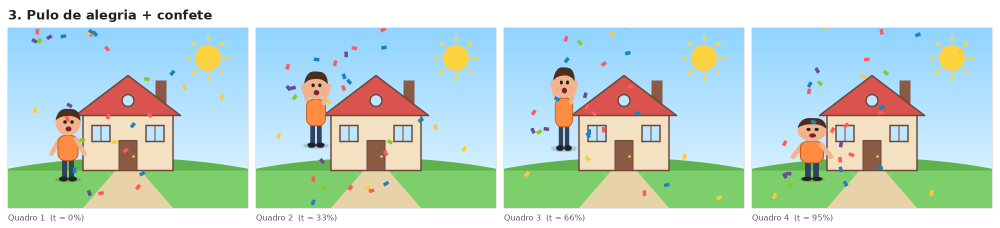
#> input picture animacoes/03_pular_alegria.png, 2000 x 456 px, given in place of estilo_1_pixel_art_00.png, which was not available (shown at 1/2 size)
$ python estilos.py out.png
#> lines starting #> are read from the running program, lines starting #| are printed output that depends on the picture; pictures that were not available may be replaced by others from this repository, and a replacement may not be noted
"""Gera 6 ESTILOS diferentes de animação (personagem + casa ao fundo): storyboards PNG + GIFs."""
import math, random, subprocess, sys
from pathlib import Path
from PIL import Image, ImageDraw, ImageFont

W, H = 480, 360
OUT = Path(sys.argv[1] if len(sys.argv) > 1 else ".")

def lerp(a, b, t): return a + (b - a) * t
def clamp(t): return max(0.0, min(1.0, t))
def ease(t): t = clamp(t); return t * t * (3 - 2 * t)
def back(t):  # ease-out com overshoot (efeito "pop")
    t = clamp(t); c = 1.9; return 1 + (c + 1) * (t - 1) ** 3 + c * (t - 1) ** 2

class Pen:
    """Desenha formas SVG num estilo. prog = traço progressivo (quadro branco); flick = acender neon."""
    def __init__(s, st, prog=None, flick=None, step=.045, dur=.08):
        s.st, s.prog, s.flick, s.step, s.dur, s.i = st, prog, flick, step, dur, 0
    def _el(s, tag, attrs, fill, stroke, sw):
        i = s.i; s.i += 1
        a = " ".join(f'{k.replace("_", "-")}="{v}"' for k, v in attrs.items())
        ex = ""
        if s.prog is not None:
            f = clamp((s.prog - i * s.step) / s.dur)
            if stroke != "none":
                ex += f' pathLength="1" stroke-dasharray="1 1" stroke-dashoffset="{1 - f:.3f}"'
                if fill != "none": ex += f' fill-opacity="{s.st.get("fillop", 1):.2f}"'
            else:
                ex += f' opacity="{f:.2f}"'
        if s.flick is not None:
            d = s.flick - i * .03
            op = 0 if d < 0 else 1 if d > .07 else (1 if int(d * 300) % 2 else .12)
            ex += f' opacity="{op}"'
        return (f'<{tag} {a} fill="{fill}" stroke="{stroke}" stroke-width="{sw}" '
                f'stroke-linecap="round" stroke-linejoin="round"{ex}/>')
    def rect(s, x, y, w, h, fill, stroke="none", sw=0, rx=0):
        return s._el("rect", dict(x=x, y=y, width=w, height=h, rx=rx), fill, stroke, sw)
    def circ(s, cx, cy, r, fill, stroke="none", sw=0):
        return s._el("circle", dict(cx=cx, cy=cy, r=r), fill, stroke, sw)
    def ell(s, cx, cy, rx, ry, fill, stroke="none", sw=0):
        return s._el("ellipse", dict(cx=cx, cy=cy, rx=rx, ry=ry), fill, stroke, sw)
    def line(s, x1, y1, x2, y2, stroke, sw):
        return s._el("line", dict(x1=f"{x1:.1f}", y1=f"{y1:.1f}", x2=f"{x2:.1f}", y2=f"{y2:.1f}"), "none", stroke, sw)
    def path(s, d, fill, stroke="none", sw=0):
        return s._el("path", dict(d=d), fill, stroke, sw)

def house(P, sy=1.0, ox=0):
    st = P.st; L = st.get("hline", st["line"]); lw = st["lw"]
    g = [P.rect(295, 105, 22, 50, st["chim"], L, lw),
         P.rect(150, 170, 180, 115, st["wall"], L, lw),
         P.path("M135 175 L240 95 L345 175 Z", st["roof"], L, lw),
         P.rect(222, 225, 36, 60, st["door"], L, lw),
         P.rect(168, 195, 36, 32, st["win"], L, lw), P.line(186, 195, 186, 227, L, max(lw - 1, 1)),
         P.rect(276, 195, 36, 32, st["win"], L, lw), P.line(294, 195, 294, 227, L, max(lw - 1, 1)),
         P.circ(240, 145, 12, st["win"], L, lw)]
    return f'<g transform="translate({ox} 285) scale(1 {sy:.3f}) translate(0 -285)">{"".join(g)}</g>'

HAIR = "M-25 -115 Q-20 -142 2 -138 Q24 -140 25 -114 Q14 -126 -2 -124 Q-16 -124 -25 -115 Z"
def char(P, x, y, armL=15, armR=-15, legs=0.0, mouth="smile", flip=False, sc=1.0, sq=1.0, blink=False):
    st = P.st; L = st.get("cline", st["line"]); lw = st["lw"]; ll = math.sin(legs) * 18; out = []
    def limb(x1, y1, x2, y2, col):
        if st.get("limb_outline"): out.append(P.line(x1, y1, x2, y2, L, st["limb"] + 2 * lw))
        out.append(P.line(x1, y1, x2, y2, col, st["limb"]))
    def arm(a, side):
        hx, hy = side * 16, -78; r = math.radians(a)
        limb(hx, hy, hx + side * 34 * math.sin(r), hy + 34 * math.cos(r), st["skin"])
    limb(-7, -40, -7 + ll, 0, st["pants"]); limb(7, -40, 7 - ll, 0, st["pants"])
    arm(armL, -1)
    out.append(P.rect(-20, -85, 40, 50, st["shirt"], L, lw, rx=14))
    arm(armR, 1)
    out.append(P.circ(0, -110, 25, st.get("headfill", st["skin"]), L, lw))
    out.append(P.path(HAIR, st["hair"], L, lw))
    e = st["eye"]
    if blink:
        out += [P.line(-9, -112, -3, -112, e, 3), P.line(5, -112, 11, -112, e, 3)]
    else:
        out += [P.circ(-6, -112, 3.5, e), P.circ(8, -112, 3.5, e)]
    if mouth == "open": out.append(P.ell(1, -98, 6, 5, st.get("mouth", e)))
    else: out.append(P.path("M-6 -100 Q1 -93 9 -100", "none", e, 3))
    fx = -1 if flip else 1
    return (f'<g transform="translate({x:.1f} {y:.1f}) scale({fx * sc / sq:.3f} {sc * sq:.3f})">'
            + "".join(out) + "</g>")

def svg(body, w=W, h=H, extra=""):
    return f'<svg xmlns="http://www.w3.org/2000/svg" width="{w}" height="{h}" viewBox="0 0 {W} {H}" {extra}>{body}</svg>'

# ======================= 1. PIXEL ART (8 bits) =======================
PIX = dict(line="none", lw=0, chim="#7a4b3a", wall="#f1d6a8", roof="#c8423b", door="#6b3b2a", win="#8fd8ff",
           skin="#f0b27a", shirt="#2f7de1", pants="#2d2d4a", hair="#3b2416", eye="#111", mouth="#7a1f2b", limb=10)
def s1_pixel(t):
    step = int(t * 40)  # quadros discretos
    x = lerp(-30, 520, t); bob = 4 if step % 2 else 0
    P = Pen(PIX)
    sky = "".join(f'<rect y="{i*40}" width="{W}" height="40" fill="{c}"/>' for i, c in
                  enumerate(["#5ab0ff", "#6cbcff", "#80c7ff", "#96d2ff", "#acdcff", "#c2e6ff", "#d6efff"]))
    cl = lambda cx, cy: (f'<rect x="{cx}" y="{cy}" width="64" height="16" fill="#fff"/>'
                         f'<rect x="{cx+16}" y="{cy-12}" width="32" height="12" fill="#fff"/>')
    cx = (int(t * 60) * 4) % 560 - 60
    smoke = "".join(f'<rect x="{300 + ((step+i*5)%15)*2}" y="{96 - ((step+i*5)%15)*6}" width="12" height="12" fill="#e8e8e8"/>' for i in range(3))
    tree = ('<rect x="404" y="220" width="16" height="66" fill="#7a4b3a"/>'
            '<rect x="380" y="168" width="64" height="60" fill="#2e8b3a"/><rect x="392" y="152" width="40" height="20" fill="#2e8b3a"/>')
    body = (sky + '<rect x="388" y="36" width="44" height="44" fill="#ffd23f"/>' + cl(cx, 60) + cl((cx + 280) % 560 - 60, 100) +
            '<rect y="285" width="480" height="75" fill="#4caf50"/><rect y="285" width="480" height="8" fill="#6fcf5a"/>' +
            '<rect y="330" width="480" height="30" fill="#8d6e4a"/>' +
            tree + house(P) + smoke +
            char(P, x, 330 - bob, armL=20 if step % 2 else -20, armR=-20 if step % 2 else 20, legs=1.2 if step % 2 else -1.2))
    return svg(body, 120, 90, 'shape-rendering="crispEdges"')

# ======================= 2. SILHUETA NO PÔR DO SOL =======================
SIL = dict(line="#14081f", lw=2, chim="#14081f", wall="#14081f", roof="#14081f", door="#14081f", win="#14081f",
           skin="#14081f", shirt="#14081f", pants="#14081f", hair="#14081f", eye="#14081f", limb=10)
def s2_silhueta(t):
    P = Pen(SIL)
    sun_y = lerp(200, 262, t)
    walk = t < .55
    x = lerp(-20, 110, ease(t / .55)) if walk else 110
    wave = math.sin((t - .55) * 40) * 25
    lit = clamp((t - .4) * 4)
    winlight = "".join(f'<rect x="{x0}" y="197" width="32" height="28" fill="#ffcf5c" opacity="{lit:.2f}"/>' for x0 in (170, 278))
    winlight += f'<circle cx="240" cy="145" r="10" fill="#ffcf5c" opacity="{lit:.2f}"/>'
    winlight += '<line x1="186" y1="195" x2="186" y2="227" stroke="#14081f" stroke-width="3"/><line x1="294" y1="195" x2="294" y2="227" stroke="#14081f" stroke-width="3"/>'
    birds = "".join(f'<path d="M{bx-8} {by-4} Q{bx-4} {by-8} {bx} {by} Q{bx+4} {by-8} {bx+8} {by-4}" stroke="#14081f" stroke-width="2.5" fill="none"/>'
                    for bx, by in [(lerp(-40, 520, t) + dx, 70 + dy + math.sin(t * 30 + dx) * 3) for dx, dy in [(0, 0), (22, 12), (40, -6)]])
    tree = ('<rect x="402" y="200" width="12" height="90" fill="#14081f"/>'
            '<circle cx="408" cy="185" r="38" fill="#14081f"/><circle cx="385" cy="205" r="24" fill="#14081f"/><circle cx="432" cy="205" r="24" fill="#14081f"/>')
    body = ('<defs><linearGradient id="g" x1="0" y1="0" x2="0" y2="1"><stop offset="0" stop-color="#3a1c71"/>'
            '<stop offset=".45" stop-color="#d76d77"/><stop offset=".8" stop-color="#ffaf7b"/><stop offset="1" stop-color="#ffd59e"/></linearGradient></defs>'
            f'<rect width="{W}" height="{H}" fill="url(#g)"/>'
            f'<circle cx="85" cy="{sun_y:.1f}" r="62" fill="#ffe7a8" opacity=".95"/>'
            + birds + '<path d="M0 290 Q120 262 240 285 T480 280 L480 360 L0 360 Z" fill="#14081f"/>' + tree + house(P) + winlight +
            char(P, x, 300, armR=(150 + wave) if not walk else -15 + math.sin(t * 60) * 20,
                 armL=15 + (math.sin(t * 60) * 20 if walk else 0), legs=t * 60 if walk else 0))
    return svg(body)

# ======================= 3. QUADRO BRANCO (desenho à mão) =======================
WB = dict(line="#1d1d1d", lw=3, chim="#c98a6b", wall="#ffe9b8", roof="#ff7b6b", door="#b5835a", win="#a8ddff",
          skin="#ffd2b0", shirt="#7dc97d", pants="#1d1d1d", hair="#5a3a28", eye="#1d1d1d", limb=4)
def s3_quadro_branco(t):
    st = dict(WB, fillop=ease((t - .62) / .15))
    P = Pen(st, prog=clamp(t / .62) * 1.02)
    wave = math.sin(t * 50) * 25 if t > .8 else 0
    grid = "".join(f'<line x1="{i}" y1="0" x2="{i}" y2="{H}" stroke="#eef2f7"/>' for i in range(0, W, 24)) + \
           "".join(f'<line x1="0" y1="{i}" x2="{W}" y2="{i}" stroke="#eef2f7"/>' for i in range(0, H, 24))
    ground = P.path("M20 287 Q240 280 460 288", "none", "#1d1d1d", 3)
    hp = house(P); cp = char(P, 110, 290, armR=150 + wave if t > .8 else -15, mouth="open" if t > .8 else "smile")
    txt = clamp((t - .78) / .15)
    label = (f'<g opacity="{txt:.2f}"><text x="250" y="70" font-family="DejaVu Sans" font-style="italic" font-weight="bold" '
             f'font-size="26" fill="#2f6fd6">Sua casa nova!</text>'
             f'<path d="M250 80 Q350 92 445 78" stroke="#2f6fd6" stroke-width="3" fill="none" stroke-linecap="round"/></g>')
    # caneta acompanhando o traço
    pen = ""
    if t < .62:
        px, py = lerp(140, 330, (t * 7) % 1), lerp(120, 280, (t * 3) % 1)
        pen = (f'<g transform="translate({px:.0f} {py:.0f}) rotate(35)"><rect x="-6" y="-70" width="12" height="60" rx="3" fill="#2f6fd6"/>'
               '<rect x="-6" y="-78" width="12" height="10" rx="2" fill="#1b3f80"/><path d="M-6 -10 L0 0 L6 -10 Z" fill="#1d1d1d"/></g>')
    return svg(f'<rect width="{W}" height="{H}" fill="#fff"/>' + grid + ground + hp + cp + label + pen)

# ======================= 4. RECORTE DE PAPEL (stop motion) =======================
PAPER = dict(line="none", lw=0, chim="#9c6644", wall="#f6e7c8", roof="#e76f51", door="#7f5539", win="#90e0ef",
             skin="#f4a582", shirt="#f4a261", pants="#264653", hair="#5e3023", eye="#222", mouth="#9b2226", limb=10)
def s4_papel(t):
    st_ = int(t * 12) / 12   # 12 poses por ciclo -> cara de stop motion
    rnd = random.Random(int(t * 12))
    j = lambda: f'rotate({rnd.uniform(-1.5, 1.5):.2f} 240 180) translate({rnd.uniform(-1.5,1.5):.1f} {rnd.uniform(-1.5,1.5):.1f})'
    P = Pen(PAPER)
    pop = back(st_ / .35) if st_ > 0 else 0.001
    x = lerp(-40, 115, ease((st_ - .3) / .35)); hop = abs(math.sin(st_ * 30)) * 18 if .3 < st_ < .65 else 0
    wave = 150 + (25 if int(t * 12) % 2 else -15) if st_ >= .7 else -15
    sun = ('<g transform="translate(400 70)">' + "".join(
        f'<path d="M-8 -36 L0 -52 L8 -36 Z" fill="#ffb703" transform="rotate({i*30 + st_*90:.0f})"/>' for i in range(12)) +
        '<circle r="32" fill="#ffd166"/></g>')
    cloud = lambda cx, cy: (f'<g transform="translate({cx:.0f} {cy})"><circle r="18" fill="#fff"/><circle cx="22" cy="-8" r="22" fill="#fff"/>'
                            f'<circle cx="46" r="16" fill="#fff"/><rect y="0" width="46" height="16" fill="#fff"/></g>')
    body = ('<defs><filter id="sh" x="-10%" y="-10%" width="130%" height="130%"><feDropShadow dx="2" dy="4" stdDeviation="2" flood-opacity=".35"/></filter>'
            '<filter id="tx"><feTurbulence type="fractalNoise" baseFrequency=".9" numOctaves="2"/><feColorMatrix values="0 0 0 0 .5  0 0 0 0 .4  0 0 0 0 .3  0 0 0 .12 0"/>'
            '<feComposite in2="SourceGraphic" operator="in"/></filter></defs>'
            f'<rect width="{W}" height="{H}" fill="#cdeaf2"/>'
            f'<g filter="url(#sh)"><g transform="{j()}">{sun}{cloud(lerp(20, 120, st_), 60)}{cloud(lerp(260, 200, st_), 110)}</g>'
            '<path d="M-10 250 Q80 200 170 245 T360 235 T490 240 L490 370 L-10 370 Z" fill="#95d5b2"/>'
            f'<g transform="{j()}">{house(P, sy=pop)}</g>'
            '<path d="M-10 290 Q120 270 240 292 T490 285 L490 370 L-10 370 Z" fill="#52b788"/>'
            '<path d="M-10 330 Q140 312 260 332 T490 325 L490 370 L-10 370 Z" fill="#40916c"/>'
            f'<g transform="{j()}">{char(P, x, 318 - hop, armR=wave, mouth="open" if st_ >= .7 else "smile")}</g></g>'
            f'<rect width="{W}" height="{H}" fill="#fff" filter="url(#tx)"/>')
    return svg(body)

# ======================= 5. NEON =======================
NEON = dict(line="#ff3ea5", hline="#ff3ea5", cline="#3ef0ff", lw=3, chim="none", wall="none", roof="none", door="none",
            win="none", headfill="none", skin="#3ef0ff", shirt="none", pants="#3ef0ff", hair="none", eye="#3ef0ff", mouth="#3ef0ff", limb=3)
def s5_neon(t):
    P = Pen(NEON, flick=t * 1.4)
    hp = house(P)
    wave = math.sin(t * 45) * 28 if t > .6 else 0
    cp = char(P, 110, 290, armR=150 + wave if t > .6 else -15, mouth="open" if t > .6 else "smile")
    sign_on = t > .78 and (t > .86 or int(t * 200) % 2)
    bricks = "".join(f'<rect x="{(c*60 + (r%2)*30) - 30}" y="{r*24}" width="58" height="22" fill="none" stroke="#1a1838" stroke-width="2"/>'
                     for r in range(15) for c in range(10))
    body = ('<defs><filter id="glow" x="-30%" y="-30%" width="160%" height="160%"><feGaussianBlur stdDeviation="4" result="b"/>'
            '<feMerge><feMergeNode in="b"/><feMergeNode in="b"/><feMergeNode in="SourceGraphic"/></feMerge></filter></defs>'
            f'<rect width="{W}" height="{H}" fill="#0b0a1f"/>' + bricks +
            '<g filter="url(#glow)">' + f'<line x1="10" y1="287" x2="470" y2="287" stroke="#b14dff" stroke-width="3" opacity="{clamp(t*8):.2f}"/>'
            + hp + cp +
            (f'<text x="360" y="70" text-anchor="middle" font-family="DejaVu Sans" font-weight="bold" font-size="30" fill="none" '
             f'stroke="#ffe14d" stroke-width="2">BEM-VINDO</text>' if sign_on else "") + '</g>')
    return svg(body)

# ======================= 6. HISTÓRIA EM QUADRINHOS =======================
HQ = dict(line="#000", lw=4, chim="#b5651d", wall="#fff1c1", roof="#ff2e4c", door="#8b4513", win="#5ad1ff",
          skin="#ffcf9e", shirt="#1f6bff", pants="#222", hair="#111", eye="#000", mouth="#c1121f", limb=8, limb_outline=True)
def burst(cx, cy, r1, r2, n, fill, stroke="#000"):
    pts = " ".join(f"{cx + (r1 if i % 2 else r2) * math.cos(i * math.pi / n):.1f},{cy + (r1 if i % 2 else r2) * math.sin(i * math.pi / n):.1f}" for i in range(2 * n))
    return f'<polygon points="{pts}" fill="{fill}" stroke="{stroke}" stroke-width="4" stroke-linejoin="round"/>'
def s6_quadrinhos(t):
    P = Pen(HQ)
    zoom = 1 + .12 * ease((t - .25) / .1) - .12 * ease((t - .55) / .1)
    cpop = back(t / .18) if t > 0 else .01
    shake = math.sin(t * 120) * 4 if .65 < t < .8 else 0
    lines = "".join(f'<polygon points="240,180 {240 + 600*math.cos(a):.0f},{180 + 600*math.sin(a):.0f} {240 + 600*math.cos(a+.08):.0f},{180 + 600*math.sin(a+.08):.0f}" fill="#fff" opacity=".55"/>'
                    for a in [i * math.pi / 12 + t * .6 for i in range(24)])
    bub = back((t - .25) / .15)
    bubble = (f'<g transform="translate(110 72) scale({max(bub, .001):.2f})"><ellipse cx="0" cy="0" rx="70" ry="38" fill="#fff" stroke="#000" stroke-width="4"/>'
              '<path d="M10 34 L30 72 L-8 36" fill="#fff" stroke="#000" stroke-width="4" stroke-linejoin="round"/>'
              '<rect x="-8" y="30" width="22" height="8" fill="#fff"/>'
              '<text x="0" y="9" text-anchor="middle" font-family="DejaVu Sans" font-weight="bold" font-style="italic" font-size="22">OLHA SÓ!</text></g>') if t > .25 else ""
    uau = back((t - .62) / .12)
    wow = (f'<g transform="translate(380 80) rotate(-12) scale({max(uau, .001):.2f})">' + burst(0, 0, 40, 70, 12, "#ff2e4c") +
           '<text x="0" y="12" text-anchor="middle" font-family="DejaVu Sans" font-weight="bold" font-size="34" fill="#ffe600" '
           'stroke="#000" stroke-width="2">UAU!</text></g>') if t > .62 else ""
    scene = (f'<g transform="translate(240 200) scale({zoom:.3f}) translate(-240 -200)">'
             f'<rect width="{W}" height="{H}" fill="#ffd400"/><rect width="{W}" height="{H}" fill="url(#dots)"/>' + lines +
             '<rect y="285" width="480" height="80" fill="#7ed957" stroke="#000" stroke-width="4"/>' +
             f'<g transform="translate({shake:.1f} 0)">{house(P)}</g>' +
             char(P, 110, 300, sc=cpop, armL=160 if t > .62 else 15, armR=160 if t > .62 else 130,
                  mouth="open" if t > .25 else "smile") + "</g>")
    body = ('<defs><pattern id="dots" width="12" height="12" patternUnits="userSpaceOnUse"><circle cx="6" cy="6" r="2.6" fill="#ff9f1c"/></pattern></defs>'
            f'<rect width="{W}" height="{H}" fill="#fff"/><g clip-path="inset(0)">{scene}</g>' + bubble + wow +
            f'<rect x="4" y="4" width="{W-8}" height="{H-8}" fill="none" stroke="#000" stroke-width="8"/>')
    return svg(body)

ESTILOS = [
    ("estilo_1_pixel_art", "Estilo 1 - Pixel art (videogame 8 bits)", s1_pixel, [.08, .3, .5, .75]),
    ("estilo_2_silhueta", "Estilo 2 - Silhueta no pôr do sol", s2_silhueta, [.05, .35, .65, .9]),
    ("estilo_3_quadro_branco", "Estilo 3 - Quadro branco (desenho à mão)", s3_quadro_branco, [.18, .45, .72, .95]),
    ("estilo_4_recorte_papel", "Estilo 4 - Recorte de papel (stop motion)", s4_papel, [.1, .4, .6, .85]),
    ("estilo_5_neon", "Estilo 5 - Letreiro neon", s5_neon, [.12, .3, .55, .9]),
    ("estilo_6_quadrinhos", "Estilo 6 - História em quadrinhos", s6_quadrinhos, [.08, .35, .55, .75]),
]
N = 40

def main():
    OUT.mkdir(parents=True, exist_ok=True)
    tmp = OUT / ".frames_estilos"; tmp.mkdir(exist_ok=True)
    for slug, _, fn, keys in ESTILOS:
        for i in range(N): (tmp / f"{slug}_{i:02d}.svg").write_text(fn(i / N))
        for i, k in enumerate(keys): (tmp / f"{slug}_key{i}.svg").write_text(fn(k))
    subprocess.run(["node", str(Path(__file__).with_name("render.js")), str(tmp), str(W), str(H)], check=True)
#> (this line was passed over: subprocess is not available in this run)

    def load(name, slug):
#> called with name = 'estilo_1_pixel_art_00.png', slug = 'estilo_1_pixel_art'
        im = Image.open(tmp / name).convert("RGB")
#> im is the input picture: PIL image 2000x456 RGB; mean R, G, B 191.3, 214.3, 207.6
        if slug.endswith("pixel_art"):  # renderizado em 120x90 -> amplia sem suavizar
            im = im.crop((0, 0, 120, 90)).quantize(24, dither=Image.Dither.NONE).convert("RGB").resize((W, H), Image.NEAREST)
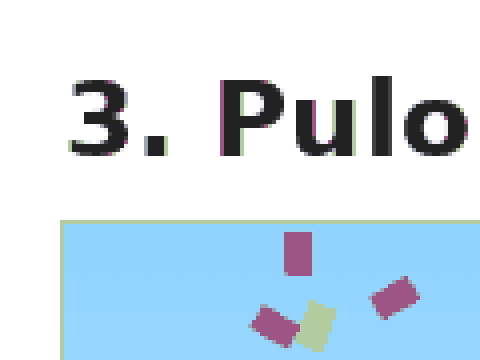
#> im: PIL image 480x360 RGB; mean R, G, B 204.5, 223, 235.6
        return im
    font = ImageFont.truetype("/usr/share/fonts/truetype/dejavu/DejaVuSans-Bold.ttf", 26)
    small = ImageFont.truetype("/usr/share/fonts/truetype/dejavu/DejaVuSans.ttf", 16)
    for slug, title, _, keys in ESTILOS:
        frames = [load(f"{slug}_{i:02d}.png", slug) for i in range(N)]
#> call 2 of load, with name = 'estilo_1_pixel_art_01.png', slug = 'estilo_1_pixel_art'
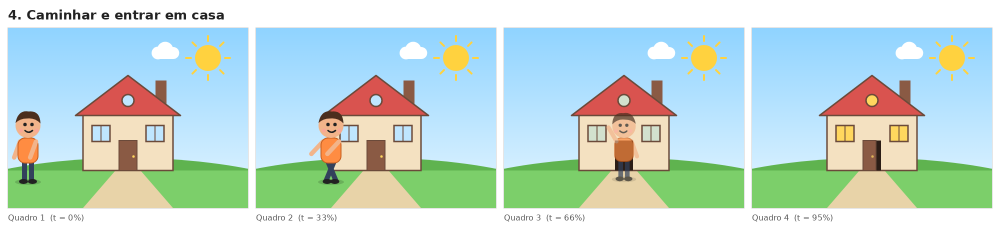
#> input picture animacoes/04_entrar_em_casa.png, 2000 x 456 px, given in place of estilo_1_pixel_art_01.png, which was not available (shown at 1/2 size)
#> in load, im is the input picture: PIL image 2000x456 RGB; mean R, G, B 191.8, 216.3, 209.9
#> in load (call 2), `im = im.crop((0, 0, 120, 90)).quantize(24, dither=Image.Dither.NONE).c..`:
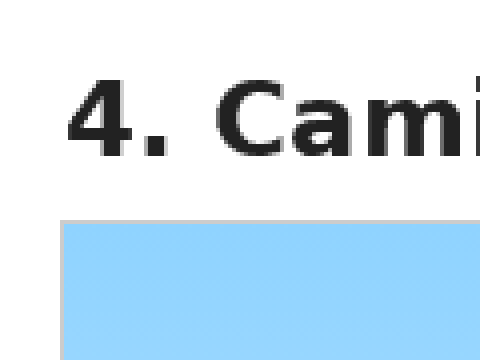
#> im: PIL image 480x360 RGB; mean R, G, B 204.7, 226.2, 240
        frames[0].save(OUT / f"{slug}.gif", save_all=True, append_images=frames[1:], duration=90, loop=0)
        pad, head = 16, 56
        board = Image.new("RGB", (pad + 4 * (W + pad), head + H + 40), "#fff")
        d = ImageDraw.Draw(board); d.text((pad, 14), title, font=font, fill="#222")
        for i in range(4):
            x = pad + i * (W + pad); board.paste(load(f"{slug}_key{i}.png", slug), (x, head))
            d.rectangle([x - 1, head - 1, x + W, head + H], outline="#ccc")
            d.text((x, head + H + 10), f"Quadro {i + 1}", font=small, fill="#555")
        board.save(OUT / f"{slug}.png"); print("ok", slug)
    for f in tmp.iterdir(): f.unlink()
    tmp.rmdir()

if __name__ == "__main__":
#> (the run stopped early here; a loop or call above may not have finished)
